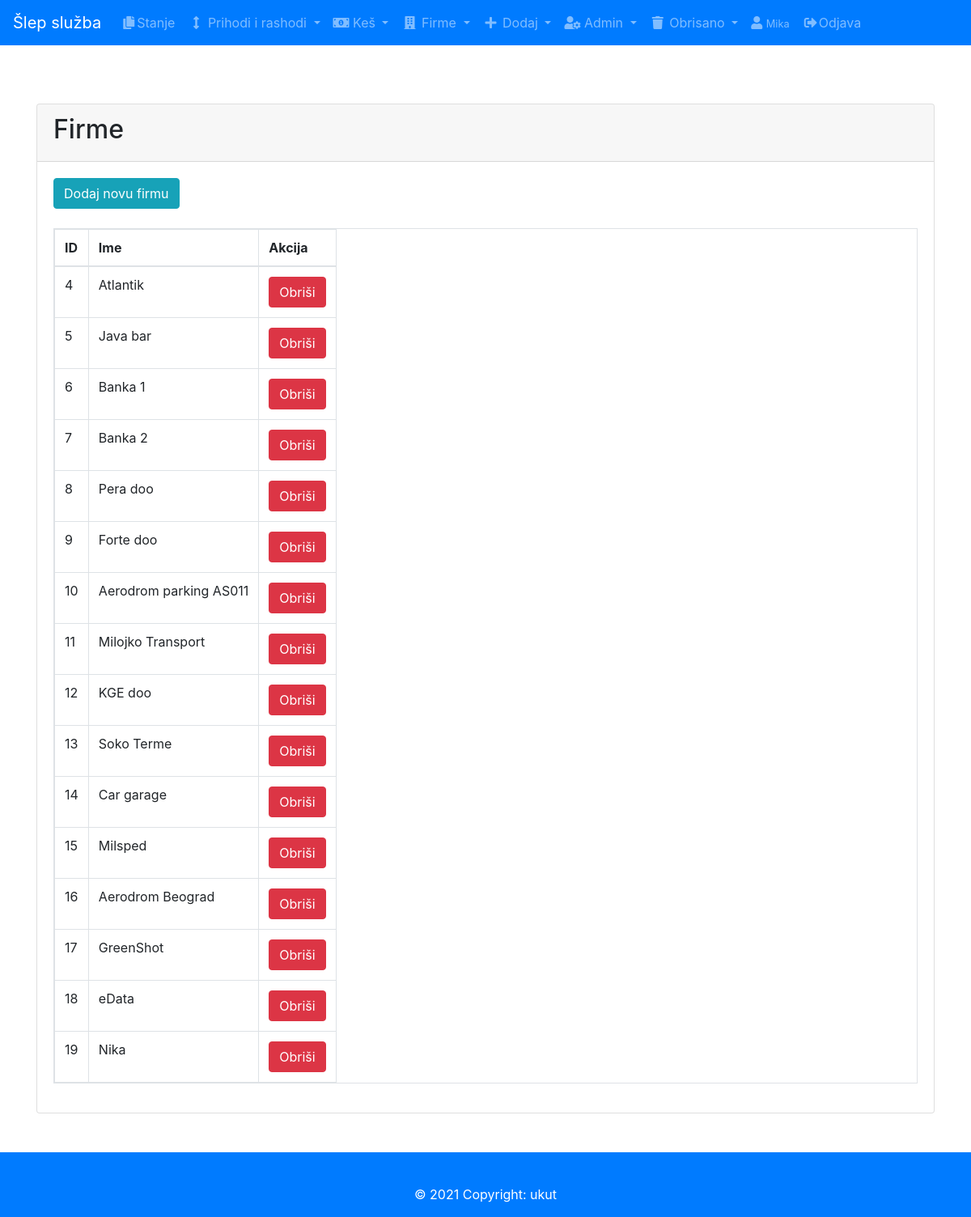
The app's page /firme.php (signed in) with its own data.
### tables this page shows
CREATE TABLE `f_ime` (
  `idf_ime` int(11) NOT NULL,
  `fime` varchar(45) DEFAULT NULL,
  `status` int(1) DEFAULT NULL
);

### classes/Db.class.php (called while the page is built)
<?php
class Db
{
	protected function connect(){
		$dsn = "mysql:host=127.0.0.1;charset=utf8;dbname=aerodrom_as";
			try{
				$conn = new PDO($dsn, "root", "");
				return $conn;
			}catch(PDOException $e){
				die("Error: " . $e->getMessage());
			}
	}
}

### classes/Superclass.class.php (called while the page is built, shortened)
<?php
class Superclass extends Db{
		public function selectFirme(){
		$sql = "SELECT * FROM f_ime WHERE status = 1";
		$result = $this->connect()->query($sql);
		if($result->rowCount()>0){
			while ($row = $result->fetch()) {
				$data[] = $row;
			}
			return $data;
		}
	}
}
?>

### firme.php (the view, shortened to what this page needs)
<?php
{require 'header.php';}
?>
<div class="container">
  <div class="card mt-5">
    <div class="card-header">
      <h2>Firme</h2>
    </div>
  <div>
  <div class="card-body">
     <a href="" class="btn btn-info btn-rounded mb-4" data-toggle="modal" data-target="#modalSubscriptionForm">Dodaj novu firmu</a>
  <table class="table table-bordered table-responsive"><thead>
    <tr>
        <th>ID</th>
          <th>Ime </th>
          <th>Akcija</th>
      </tr>
    </thead>
    <?php
    $firma = new Superclass();
    $rows = $firma->selectFirme();
      foreach($rows as $row){ ?>
    <tr>
     <td><?= $row['idf_ime'];?></td>
      <td><?= $row['fime'];?></td>
      <td><a href="firma.php?del=<?= $row['idf_ime'];?>" class="btn btn-danger" onClick="return confirm('Da li ste sigurni da želite da obrišete unos?')">Obriši</a></td>
    </tr>
    <?php } ?>
  </table>
  </div>
</div></div></div>
<?php require 'footer.php'; ?>

### header.php (shortened to what this page needs)
<!doctype html>
<html lang="en">
  <head>
    <link rel="stylesheet" href="https://maxcdn.bootstrapcdn.com/bootstrap/4.0.0-beta.2/css/bootstrap.min.css">
    <link rel="stylesheet" href="https://use.fontawesome.com/releases/v5.0.13/css/all.css">
  </head>
  <body class="bg-muted " media="print" >
    <nav class="navbar navbar-dark navbar-expand-lg bg-primary" id="header">
    <a class="navbar-brand" href="#">Šlep služba </a>
  <div class="collapse navbar-collapse" id="navbarSupportedContent">
    <ul class="navbar-nav mr-auto ">
      <li>
        <a class="nav-link" href="stanje.php"><i class="fa fa-fw far fa-copy"></i>Stanje</a>
      </li>
      <li class="nav-item dropdown">
        <a class="nav-link dropdown-toggle" href="#" id="navbarDropdownMenuLink" role="button" data-toggle="dropdown" aria-haspopup="true" aria-expanded="false"><i class="fa fa-fw fas fa-arrows-alt-v"></i>
          Prihodi i rashodi
        </a>
      </li>
      <li class="nav-item dropdown">
        <a class="nav-link dropdown-toggle" href="#" id="navbarDropdownMenuLink" role="button" data-toggle="dropdown" aria-haspopup="true" aria-expanded="false"><i class="fa fa-fw fas fa-money-bill-alt"></i>
          Keš
        </a>
      </li>
      <li class="nav-item dropdown">
        <a class="nav-link dropdown-toggle " href="#" id="navbarDropdownMenuLink" role="button" data-toggle="dropdown" aria-haspopup="true" aria-expanded="false"><i class="fa fa-fw fas fa-building"></i> Firme
        </a>
      </li>
        <li class="nav-item dropdown">
        <a class="nav-link dropdown-toggle" href="#" id="navbarDropdownMenuLink" role="button" data-toggle="dropdown" aria-haspopup="true" aria-expanded="false"><i class="fa fa-fw fa fa-plus"></i>
          Dodaj
        </a>
      </li>
        <li class="nav-item dropdown">
        <a class="nav-link dropdown-toggle" href="#" id="navbarDropdownMenuLink" role="button" data-toggle="dropdown" aria-haspopup="true" aria-expanded="false"><i class="fa fa-fw fas fa-user-cog"></i>
          Admin
        </a>
      </li>
      <li class="nav-item dropdown">
        <a class="nav-link dropdown-toggle" href="#" id="navbarDropdownMenuLink" role="button" data-toggle="dropdown" aria-haspopup="true" aria-expanded="false"><i class="fa fa-fw fas fa-trash"></i>
          Obrisano
        </a>
      </li>
    <li>
       <a class="nav-link" href="reset_password.php"> <i class="fas fa-user prefix grey-text"></i> <small><?=  $_SESSION['name'];?> </small> <span class="sr-only">(current)</span></a>
    </li>
    <li class="navbar-link">
        <a class="nav-link" href="logout.php"><i class="fa fa-fw  fas fa-sign-out-alt"></i>Odjava <span class="sr-only">(current)</span></a>
    </li>
    </ul>
  </div>
</nav><br>

### footer.php (shortened to what this page needs)
  </body><br><br>
    <footer class="page-footer font-small bg-primary pt-4">
     <div class="footer-copyright text-center text-white py-3">© <?php echo date("Y"); ?> Copyright:
		    ukut
		  </div>
		</footer>
</html>

### records on screen
f_ime: idf_ime "4", fime "Atlantik"
f_ime: idf_ime "5", fime "Java bar"
f_ime: idf_ime "6", fime "Banka 1"
f_ime: idf_ime "7", fime "Banka 2"
f_ime: idf_ime "8", fime "Pera doo"
f_ime: idf_ime "9", fime "Forte doo"
f_ime: idf_ime "10", fime "Aerodrom parking AS011"
f_ime: idf_ime "11", fime "Milojko Transport"
f_ime: idf_ime "12", fime "KGE doo"
f_ime: idf_ime "13", fime "Soko Terme"
f_ime: idf_ime "14", fime "Car garage"
f_ime: idf_ime "15", fime "Milsped"
f_ime: idf_ime "16", fime "Aerodrom Beograd"
f_ime: idf_ime "17", fime "GreenShot"
f_ime: idf_ime "18", fime "eData"
f_ime: idf_ime "19", fime "Nika"

### other values on screen
$_SESSION['name'] "Mika"
